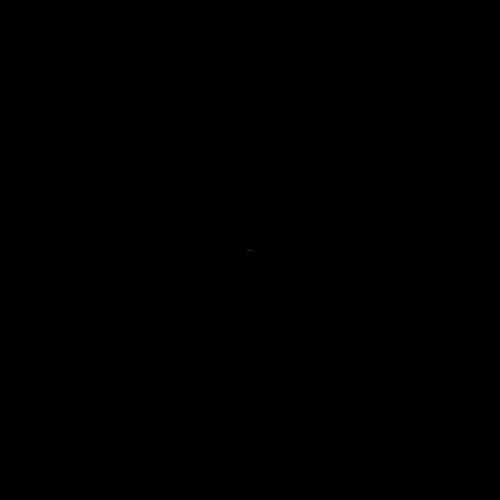
Frame 1 (no input)
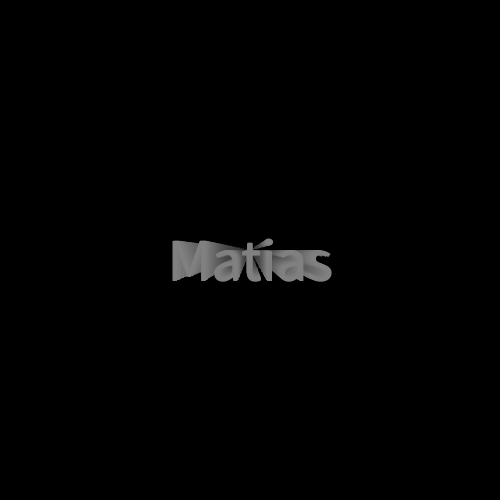
Frame 60 (the mouse pressed at the canvas centre just before this capture)
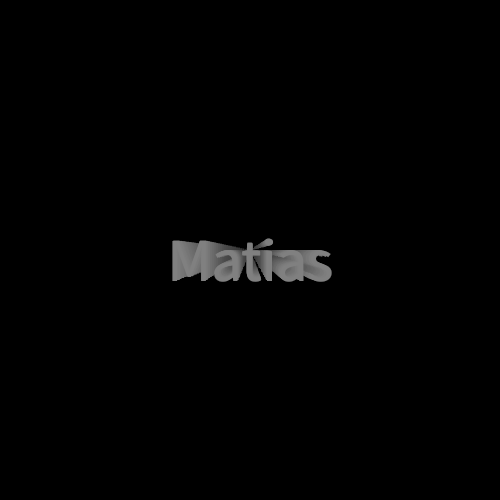
Frame 120 (the mouse held since frame 60 and released just before this capture)

The Processing sketch that drew these frames (run headless with seeded random() and noise(); from frame 60 on, the mouse is pressed at the canvas centre):

// Processing sketch: sketch_250506b
// ── sketch_250506b.pde
// ejercicio: animar texto con variables
// UPGRADE > condicionales para limitar animaciones

// variables globales se declaran fuera de las estructuras VOID
String nombre = "Matias";
char inicial = 'M';
color rojo = color(200, 0, 0, 50);
color gris = color(200);
int posXnombre = 0;

int tamTexto = 1;

void setup(){  //Evento: se ejecuta CUANDO se inicia el programa
  size( 500, 500 );
  background(0);
  textAlign( CENTER, CENTER );  //alineacion
  
  //frameRate( 5 );
}

void draw(){  //Evento: se ejecuta CUANDO se ejecuta el setup, reiteradamente 60fps
  fill( 0, 5 );
  noStroke();
  rect( 0, 0, width, height );
  
  
  // ACTUALIZO las variables
  posXnombre = posXnombre + 1;  //suma un numero a la variable = OPERACIONES MATEMATICAS HACEN ANIMACIONES
  println(posXnombre);
  
  // DIBUJO los textos, imagenes, primitivas
  
  if( tamTexto <= 150 ){  // ---------------------------------------CONDICIONAL!
    tamTexto = tamTexto + 1;  //simil frameCount, pero con variable
  }  //condiciona solo el size
  textSize( tamTexto );  // tamano
  fill( 128 );
  text( "Matias", 250, 250 );  
  //}  //condiciona todo el dibujo
  
  //textSize( 36 );
  //fill( rojo );
  //text( nombre, posXnombre, height/2 );  
}

void keyPressed(){  //Evento: se ejecuta CUANDO se toca una tecla del teclado
  if( key == 'M' ){  // ---------------------------------------CONDICIONAL!
    textSize( random(30, 90) );  // tamano
    fill( gris );
    text(inicial, mouseX, mouseY );
    //text(inicial, random(width), random(height) );
  }else{             // ---------------------------------------CONDICIONAL!
    //si la condicion es false, se ejecuta esta porcion de codigo
    //en este caso, si aprieta cualquier otra tecla que no sea la M mayuscula
    textSize( 20 );
    fill( 100 );
    text( key, random(width), random(height) );    
  }
}

void mousePressed(){
  tamTexto = 1;
}
